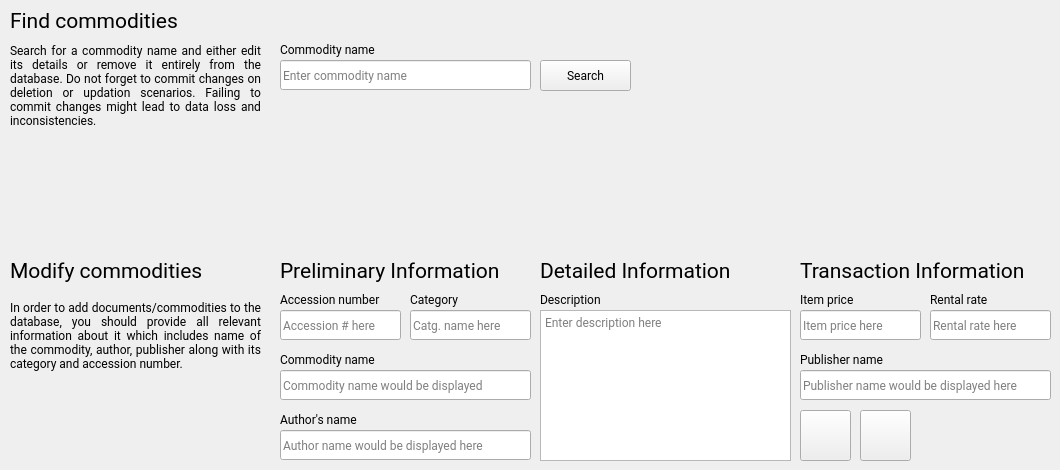
      <widget class="QWidget" name="tab_9">
       <attribute name="icon">
        <iconset resource="icons.qrc">
         <normaloff>:/icons/active_svg/modify.svg</normaloff>:/icons/active_svg/modify.svg</iconset>
       </attribute>
       <attribute name="title">
        <string/>
       </attribute>
       <widget class="QPushButton" name="pushButton_10">
        <property name="geometry">
         <rect>
          <x>800</x>
          <y>410</y>
          <width>51</width>
          <height>51</height>
         </rect>
        </property>
        <property name="text">
         <string/>
        </property>
        <property name="icon">
         <iconset resource="icons.qrc">
          <normaloff>:/icons/active_svg/save.svg</normaloff>:/icons/active_svg/save.svg</iconset>
        </property>
        <property name="iconSize">
         <size>
          <width>64</width>
          <height>64</height>
         </size>
        </property>
       </widget>
       <widget class="QPushButton" name="pushButton_11">
        <property name="geometry">
         <rect>
          <x>860</x>
          <y>410</y>
          <width>51</width>
          <height>51</height>
         </rect>
        </property>
        <property name="text">
         <string/>
        </property>
        <property name="icon">
         <iconset resource="icons.qrc">
          <normaloff>:/icons/active_svg/remove.svg</normaloff>:/icons/active_svg/remove.svg</iconset>
        </property>
        <property name="iconSize">
         <size>
          <width>64</width>
          <height>64</height>
         </size>
        </property>
       </widget>
       <widget class="QLabel" name="label_131">
        <property name="geometry">
         <rect>
          <x>10</x>
          <y>0</y>
          <width>211</width>
          <height>41</height>
         </rect>
        </property>
        <property name="font">
         <font>
          <family>Roboto</family>
          <pointsize>16</pointsize>
         </font>
        </property>
        <property name="text">
         <string>Find commodities</string>
        </property>
       </widget>
       <widget class="QLabel" name="label_132">
        <property name="geometry">
         <rect>
          <x>10</x>
          <y>40</y>
          <width>251</width>
          <height>91</height>
         </rect>
        </property>
        <property name="font">
         <font>
          <family>Roboto</family>
          <weight>50</weight>
          <italic>false</italic>
          <bold>false</bold>
         </font>
        </property>
        <property name="styleSheet">
         <string notr="true"/>
        </property>
        <property name="text">
         <string>Search for a commodity name and either edit its details or remove it entirely from the database. Do not forget to commit changes on deletion or updation scenarios. Failing to commit changes might lead to data loss and inconsistencies.</string>
        </property>
        <property name="alignment">
         <set>Qt::AlignJustify|Qt::AlignVCenter</set>
        </property>
        <property name="wordWrap">
         <bool>true</bool>
        </property>
       </widget>
       <widget class="QLabel" name="label_53">
        <property name="geometry">
         <rect>
          <x>280</x>
          <y>40</y>
          <width>121</width>
          <height>18</height>
         </rect>
        </property>
        <property name="font">
         <font>
          <family>Roboto</family>
          <weight>50</weight>
          <bold>false</bold>
         </font>
        </property>
        <property name="text">
         <string>Commodity name</string>
        </property>
       </widget>
       <widget class="QLineEdit" name="lineEdit_17">
        <property name="geometry">
         <rect>
          <x>280</x>
          <y>60</y>
          <width>251</width>
          <height>30</height>
         </rect>
        </property>
        <property name="font">
         <font>
          <family>Roboto</family>
          <weight>50</weight>
          <bold>false</bold>
         </font>
        </property>
        <property name="placeholderText">
         <string>Enter commodity name</string>
        </property>
       </widget>
       <widget class="QLabel" name="label_133">
        <property name="geometry">
         <rect>
          <x>10</x>
          <y>250</y>
          <width>211</width>
          <height>41</height>
         </rect>
        </property>
        <property name="font">
         <font>
          <family>Roboto</family>
          <pointsize>16</pointsize>
         </font>
        </property>
        <property name="text">
         <string>Modify commodities</string>
        </property>
       </widget>
       <widget class="QLabel" name="label_134">
        <property name="geometry">
         <rect>
          <x>10</x>
          <y>290</y>
          <width>251</width>
          <height>91</height>
         </rect>
        </property>
        <property name="font">
         <font>
          <family>Roboto</family>
          <weight>50</weight>
          <italic>false</italic>
          <bold>false</bold>
         </font>
        </property>
        <property name="styleSheet">
         <string notr="true"/>
        </property>
        <property name="text">
         <string>In order to add documents/commodities to the database, you should provide all relevant information about it which includes name of the commodity, author, publisher along with its category and accession number. </string>
        </property>
        <property name="alignment">
         <set>Qt::AlignJustify|Qt::AlignVCenter</set>
        </property>
        <property name="wordWrap">
         <bool>true</bool>
        </property>
       </widget>
       <widget class="QLabel" name="label_51">
        <property name="geometry">
         <rect>
          <x>280</x>
          <y>350</y>
          <width>121</width>
          <height>18</height>
         </rect>
        </property>
        <property name="font">
         <font>
          <family>Roboto</family>
          <weight>50</weight>
          <bold>false</bold>
         </font>
        </property>
        <property name="text">
         <string>Commodity name</string>
        </property>
       </widget>
       <widget class="QLabel" name="label_57">
        <property name="geometry">
         <rect>
          <x>930</x>
          <y>290</y>
          <width>121</width>
          <height>18</height>
         </rect>
        </property>
        <property name="font">
         <font>
          <family>Roboto</family>
          <weight>50</weight>
          <bold>false</bold>
         </font>
        </property>
        <property name="text">
         <string>Rental rate</string>
        </property>
       </widget>
       <widget class="QLabel" name="label_55">
        <property name="geometry">
         <rect>
          <x>800</x>
          <y>290</y>
          <width>121</width>
          <height>18</height>
         </rect>
        </property>
        <property name="font">
         <font>
          <family>Roboto</family>
          <weight>50</weight>
          <bold>false</bold>
         </font>
        </property>
        <property name="text">
         <string>Item price</string>
        </property>
       </widget>
       <widget class="QLineEdit" name="lineEdit_16">
        <property name="geometry">
         <rect>
          <x>800</x>
          <y>370</y>
          <width>251</width>
          <height>30</height>
         </rect>
        </property>
        <property name="font">
         <font>
          <family>Roboto</family>
          <weight>50</weight>
          <bold>false</bold>
         </font>
        </property>
        <property name="placeholderText">
         <string>Publisher name would be displayed here</string>
        </property>
       </widget>
       <widget class="QLineEdit" name="lineEdit_13">
        <property name="geometry">
         <rect>
          <x>280</x>
          <y>310</y>
          <width>121</width>
          <height>30</height>
         </rect>
        </property>
        <property name="font">
         <font>
          <family>Roboto</family>
          <weight>50</weight>
          <bold>false</bold>
         </font>
        </property>
        <property name="placeholderText">
         <string>Accession # here</string>
        </property>
       </widget>
       <widget class="QLineEdit" name="lineEdit_14">
        <property name="geometry">
         <rect>
          <x>280</x>
          <y>430</y>
          <width>251</width>
          <height>30</height>
         </rect>
        </property>
        <property name="font">
         <font>
          <family>Roboto</family>
          <weight>50</weight>
          <bold>false</bold>
         </font>
        </property>
        <property name="placeholderText">
         <string>Author name would be displayed here</string>
        </property>
       </widget>
       <widget class="QLineEdit" name="lineEdit_15">
        <property name="geometry">
         <rect>
          <x>280</x>
          <y>370</y>
          <width>251</width>
          <height>30</height>
         </rect>
        </property>
        <property name="font">
         <font>
          <family>Roboto</family>
          <weight>50</weight>
          <bold>false</bold>
         </font>
        </property>
        <property name="placeholderText">
         <string>Commodity name would be displayed</string>
        </property>
       </widget>
       <widget class="QLabel" name="label_54">
        <property name="geometry">
         <rect>
          <x>800</x>
          <y>350</y>
          <width>121</width>
          <height>18</height>
         </rect>
        </property>
        <property name="font">
         <font>
          <family>Roboto</family>
          <weight>50</weight>
          <bold>false</bold>
         </font>
        </property>
        <property name="text">
         <string>Publisher name</string>
        </property>
       </widget>
       <widget class="QLineEdit" name="lineEdit_18">
        <property name="geometry">
         <rect>
          <x>410</x>
          <y>310</y>
          <width>121</width>
          <height>30</height>
         </rect>
        </property>
        <property name="font">
         <font>
          <family>Roboto</family>
          <weight>50</weight>
          <bold>false</bold>
         </font>
        </property>
        <property name="placeholderText">
         <string>Catg. name here</string>
        </property>
       </widget>
       <widget class="QLabel" name="label_52">
        <property name="geometry">
         <rect>
          <x>280</x>
          <y>290</y>
          <width>121</width>
          <height>18</height>
         </rect>
        </property>
        <property name="font">
         <font>
          <family>Roboto</family>
          <weight>50</weight>
          <bold>false</bold>
         </font>
        </property>
        <property name="text">
         <string>Accession number</string>
        </property>
       </widget>
       <widget class="QLineEdit" name="lineEdit_22">
        <property name="geometry">
         <rect>
          <x>930</x>
          <y>310</y>
          <width>121</width>
          <height>30</height>
         </rect>
        </property>
        <property name="font">
         <font>
          <family>Roboto</family>
          <weight>50</weight>
          <bold>false</bold>
         </font>
        </property>
        <property name="placeholderText">
         <string>Rental rate here</string>
        </property>
       </widget>
       <widget class="QLabel" name="label_49">
        <property name="geometry">
         <rect>
          <x>410</x>
          <y>290</y>
          <width>121</width>
          <height>18</height>
         </rect>
        </property>
        <property name="font">
         <font>
          <family>Roboto</family>
          <weight>50</weight>
          <bold>false</bold>
         </font>
        </property>
        <property name="text">
         <string>Category</string>
        </property>
       </widget>
       <widget class="QLineEdit" name="lineEdit_20">
        <property name="geometry">
         <rect>
          <x>800</x>
          <y>310</y>
          <width>121</width>
          <height>30</height>
         </rect>
        </property>
        <property name="font">
         <font>
          <family>Roboto</family>
          <weight>50</weight>
          <bold>false</bold>
         </font>
        </property>
        <property name="placeholderText">
         <string>Item price here</string>
        </property>
       </widget>
       <widget class="QLabel" name="label_50">
        <property name="geometry">
         <rect>
          <x>280</x>
          <y>410</y>
          <width>121</width>
          <height>18</height>
         </rect>
        </property>
        <property name="font">
         <font>
          <family>Roboto</family>
          <weight>50</weight>
          <bold>false</bold>
         </font>
        </property>
        <property name="text">
         <string>Author's name</string>
        </property>
       </widget>
       <widget class="QLabel" name="label_19">
        <property name="geometry">
         <rect>
          <x>540</x>
          <y>290</y>
          <width>121</width>
          <height>18</height>
         </rect>
        </property>
        <property name="font">
         <font>
          <family>Roboto</family>
          <weight>50</weight>
          <bold>false</bold>
         </font>
        </property>
        <property name="text">
         <string>Description</string>
        </property>
       </widget>
       <widget class="QTextEdit" name="textEdit_2">
        <property name="geometry">
         <rect>
          <x>540</x>
          <y>310</y>
          <width>251</width>
          <height>151</height>
         </rect>
        </property>
        <property name="font">
         <font>
          <family>Roboto</family>
          <weight>50</weight>
          <bold>false</bold>
         </font>
        </property>
        <property name="placeholderText">
         <string>Enter description here</string>
        </property>
       </widget>
       <widget class="QLabel" name="label_142">
        <property name="geometry">
         <rect>
          <x>280</x>
          <y>250</y>
          <width>251</width>
          <height>41</height>
         </rect>
        </property>
        <property name="font">
         <font>
          <family>Roboto</family>
          <pointsize>16</pointsize>
         </font>
        </property>
        <property name="text">
         <string>Preliminary Information</string>
        </property>
       </widget>
       <widget class="QLabel" name="label_144">
        <property name="geometry">
         <rect>
          <x>800</x>
          <y>250</y>
          <width>251</width>
          <height>41</height>
         </rect>
        </property>
        <property name="font">
         <font>
          <family>Roboto</family>
          <pointsize>16</pointsize>
         </font>
        </property>
        <property name="text">
         <string>Transaction Information</string>
        </property>
       </widget>
       <widget class="QLabel" name="label_146">
        <property name="geometry">
         <rect>
          <x>540</x>
          <y>250</y>
          <width>251</width>
          <height>41</height>
         </rect>
        </property>
        <property name="font">
         <font>
          <family>Roboto</family>
          <pointsize>16</pointsize>
         </font>
        </property>
        <property name="text">
         <string>Detailed Information</string>
        </property>
       </widget>
       <widget class="QPushButton" name="pushButton_46">
        <property name="geometry">
         <rect>
          <x>540</x>
          <y>60</y>
          <width>91</width>
          <height>31</height>
         </rect>
        </property>
        <property name="font">
         <font>
          <family>Roboto</family>
         </font>
        </property>
        <property name="text">
         <string>Search</string>
        </property>
        <property name="icon">
         <iconset resource="icons.qrc">
          <normaloff>:/icons/active_svg/search.svg</normaloff>:/icons/active_svg/search.svg</iconset>
        </property>
        <property name="iconSize">
         <size>
          <width>32</width>
          <height>32</height>
         </size>
        </property>
       </widget>
      </widget>
